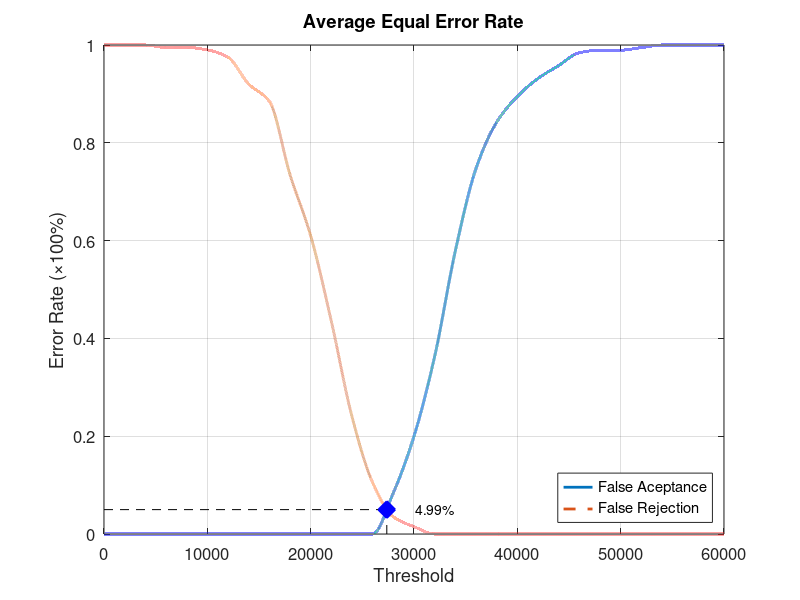
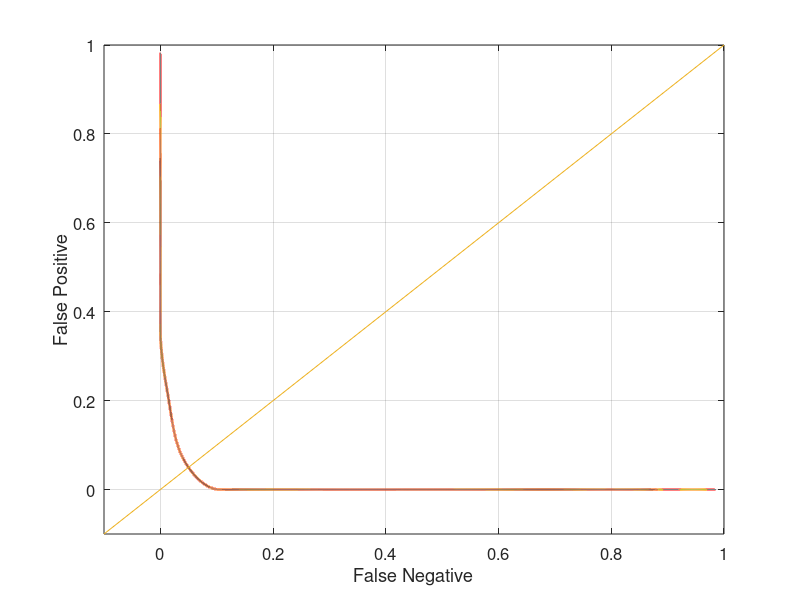

Recreate these plots in MATLAB, in order.
function yEER = Database5_2
close all;
clear;
clc;
x = 0:2000:60000;
xq = 0:0.5:60000;

y0 = [0 0 0 0 0 0 0 0 0 0 0 0 0 0 0.0842105 0.2 0.363158 0.578947 0.747368 0.842105 0.894737 0.931579 0.957895 0.984211 0.989474 0.989474 0.994737 1 1 1 1];
yy0 = interp1(x, y0, xq, 'pchip');
y1 = [1 1 1 0.995 0.995 0.99 0.975 0.92 0.885 0.735 0.61 0.435 0.24 0.105 0.035 0.015 0 0 0 0 0 0 0 0 0 0 0 0 0 0 0];
yy1 = interp1(x, y1, xq, 'pchip');

% Calculating EER: 
y2 = abs(y0 - y1);
find(y2 == min(y2))
yy2 = abs(yy0 - yy1);
xEER = find(yy2 == min(yy2));
xEERIndex = xq(xEER) % X-axis EER
yEER = yy0(xEER) % Y-axis EER

main = figure
plot(xq, yy0,'-','LineWidth', 2);	hold on
plot(xq, yy1,'--','LineWidth', 2);	hold on
plot([xEERIndex xEERIndex], [0 yEER], 'k--');	hold on
plot([0 xEERIndex], [yEER yEER], 'k--');	hold on
plot(xEERIndex, yEER, 'bx', 'LineWidth', 10);	hold on
text(xEERIndex + 10 * xEERIndex / 100, yEER, [num2str(round((10000 * yEER)) / 100) '%'])
legend('False Aceptance', 'False Rejection', 'Location', 'SouthEast')
xlabel('Threshold')
ylabel('Error Rate (\times100%)')
title('Average Equal Error Rate')
set(gca, 'FontSize', 12)
axis([0 60000 0 1])
grid on

print(main, 'Database5_2Main', '-dpng');
FNRxFPR = figure('Color', [1 1 1]);
plot(yy1, yy0, '-', yy1, yy0, 'LineWidth', 2);
hold on
y = -0.1:0.1:1
plot(y, y); 
set(gca, 'FontSize', 12)
xlabel('False Negative')
ylabel('False Positive')
axis([-0.1 1 -0.1 1])
set(gca, 'FontSize', 12)
grid on

print(FNRxFPR, 'Database5_2FNRxFPR','-dpng');
end
